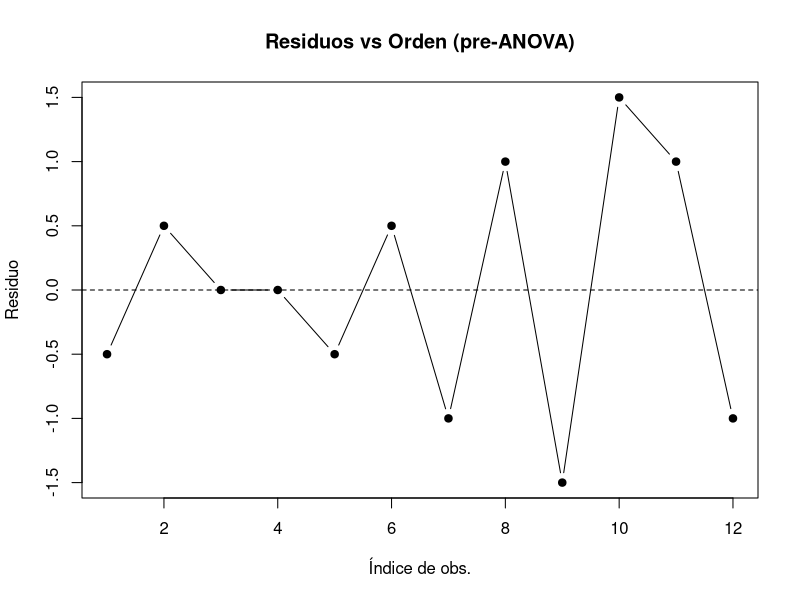
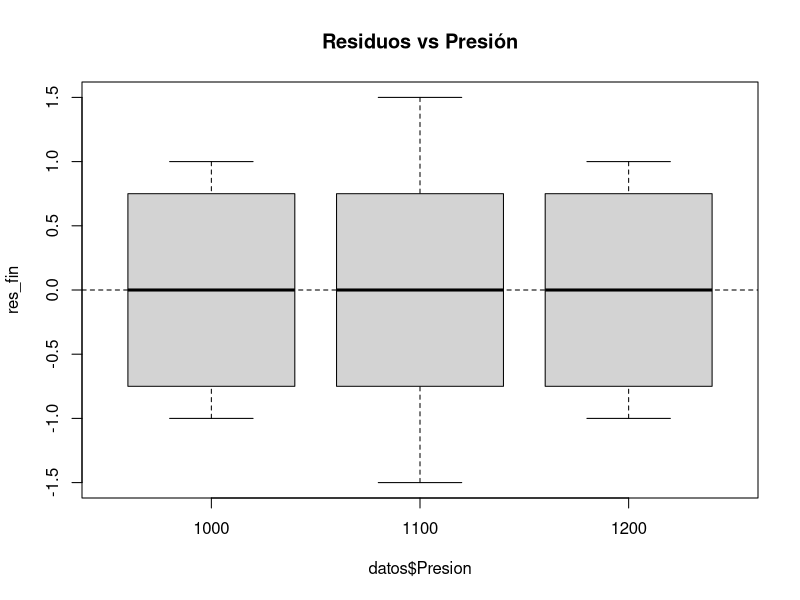
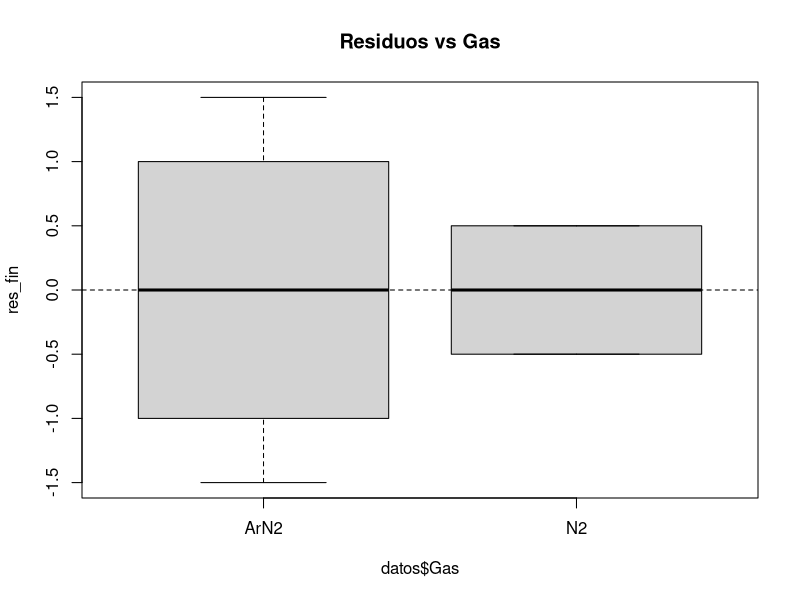
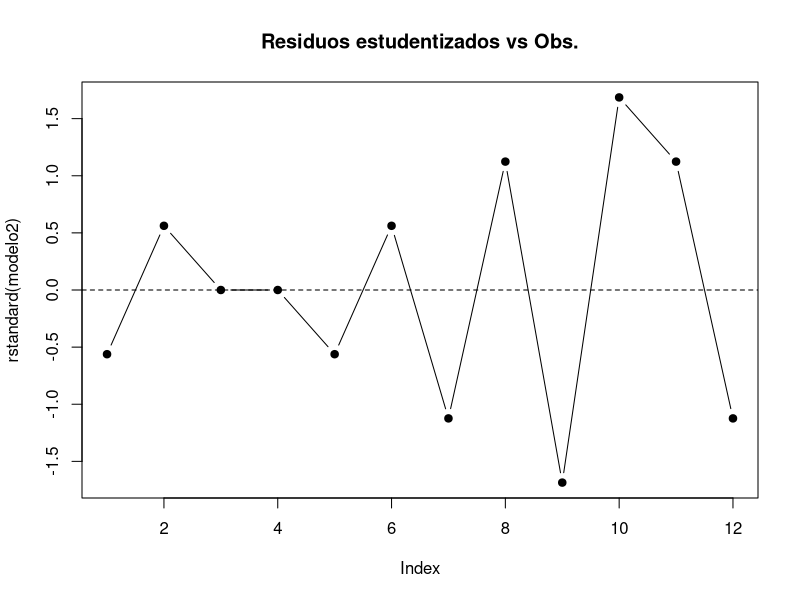
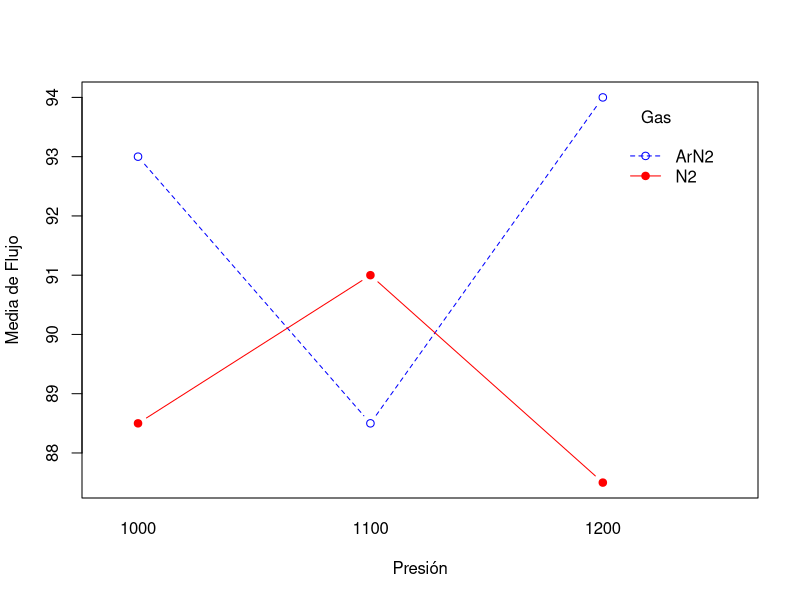

These charts were generated, in order, by the following R code:
# 0) Cargar paquetes --------------------------------------------------------
if (!require(car))      install.packages("car", repos = "https://cran.r-project.org/")
if (!require(emmeans))  install.packages("emmeans", repos = "https://cran.r-project.org/")
if (!require(ggplot2))  install.packages("ggplot2", repos = "https://cran.r-project.org/")
library(car); library(emmeans); library(ggplot2)

# 1) Cargar y preparar datos ------------------------------------------------
Flujo <- c(88, 89, 91, 91, 87, 88, 92, 94, 87, 90, 95, 93)
Presion <- factor(rep(c("1000", "1100", "1200"), each = 2, times = 2))
Gas <- factor(rep(c("N2", "ArN2"), each = 6))

datos <- data.frame(Flujo, Presion, Gas)

# 2) Convertir factores -----------------------------------------------------
datos$Presion <- factor(datos$Presion)  # Factor A
datos$Gas     <- factor(datos$Gas)      # Factor B

# 3) Supuestos PRE‑ANOVA ----------------------------------------------------
## 3.1 Normalidad de residuos
mod_pre <- aov(Flujo ~ Presion * Gas, data = datos)
res_pre <- residuals(mod_pre)
shapiro <- shapiro.test(res_pre)
cat("Shapiro-Wilk: W =", round(shapiro$statistic, 3),
    " p =", round(shapiro$p.value, 4), "\n")

## 3.2 Homogeneidad de varianzas (Levene)
levene <- leveneTest(Flujo ~ Presion * Gas, data = datos)
print(levene)

## 3.3 Independencia de residuos (visual)
plot(res_pre, type = "b", pch = 19,
     xlab = "Índice de obs.", ylab = "Residuo",
     main = "Residuos vs Orden (pre‑ANOVA)")
abline(h = 0, lty = 2)

# 4) ANOVA de dos factores --------------------------------------------------
modelo2 <- aov(Flujo ~ Presion * Gas, data = datos)
cat("\n--- RESUMEN ANOVA 2 FACTORES ---\n")
print(summary(modelo2))

# 5) Diagnósticos POST‑ANOVA ------------------------------------------------
## 5.1 Normalidad definitiva
res_fin <- residuals(modelo2)
print(shapiro.test(res_fin))

## 5.2 Homogeneidad visual
boxplot(res_fin ~ datos$Presion, main = "Residuos vs Presión")
abline(h = 0, lty = 2)
boxplot(res_fin ~ datos$Gas, main = "Residuos vs Gas")
abline(h = 0, lty = 2)

## 5.3 Independencia visual
plot(rstandard(modelo2), type = "b", pch = 19,
     main = "Residuos estudentizados vs Obs.")
abline(h = 0, lty = 2)

# 6) Efectos principales e interacción --------------------------------------
emm <- emmeans(modelo2, ~ Presion * Gas)
print(summary(emm))

interaction.plot(x.factor = datos$Presion,
                 trace.factor = datos$Gas,
                 response = datos$Flujo,
                 fun = mean,
                 type = "b",
                 pch = c(1,19),
                 col = c("blue","red"),
                 xlab = "Presión",
                 ylab = "Media de Flujo",
                 trace.label = "Gas")

# 7) Comparaciones múltiples (Tukey) ----------------------------------------
pairs(emmeans(modelo2, ~ Presion), adjust = "tukey")
pairs(emmeans(modelo2, ~ Gas), adjust = "tukey")

# 8) Interpretación ---------------------------------------------------------
# - Revisa si hay interacción significativa (p < 0.05).
# - Si la hay, interpreta con la gráfica de interacción.
# - Si no la hay, interpreta efectos principales con el post-hoc.
